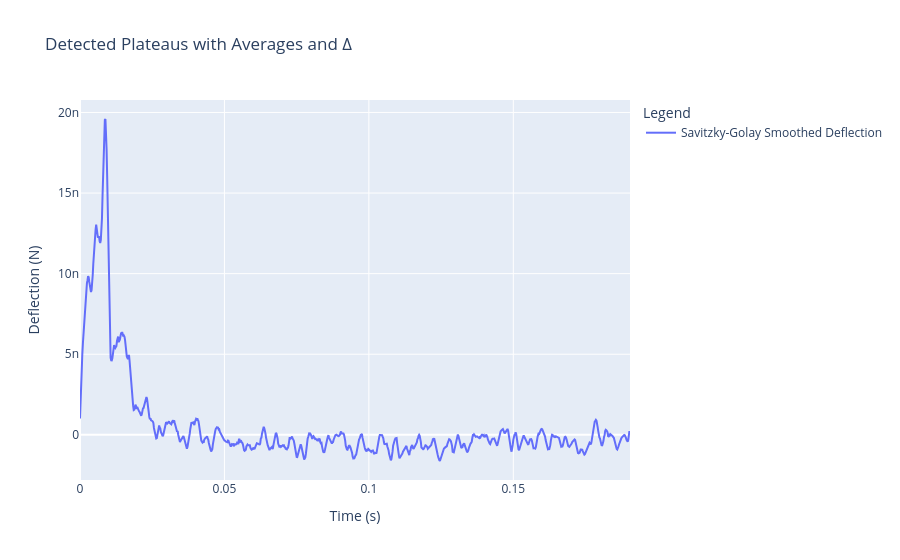

The code cell stored with this chart in its notebook:
### Markdown cell above
Plateau finder works by:
1. Define the smoothing parameter for `uniform_filter1d`, which will smooth the derivative of y (controlled by `dy_smooth`).
2. Apply Savitzky-Golay smoothing to dy/dx : `sav_window_length` defines the length of the window, and `sav_polyorder` sets the polynomial order. These are set in the `params` dictionary (e.g., `sav_window_length = 10`, `sav_polyorder = 1`).
3. Set the `pl_threshold` to define which peaks (in green), will be taken into the selection of "rupture/unfolding/untethering" events.
Set the plateau minimum width with `pl_min_width`, in terms of the x input's units

### Code cell
import plotly.graph_objects as go

# Prepare the figure
fig = go.Figure()

showDisplacementonX = False # False, will show time on x axis, else meters

if showDisplacementonX:
    rel_time = displacement


# 1. Add main signal trace (Savitzky-Golay smoothed)
fig.add_trace(go.Scatter(
    x=rel_time, y=defl_savitz,
    mode='lines',
    name='Savitzky-Golay Smoothed Deflection'
))

# 2. Add plateau markers with detailed hover info
for i, idx in enumerate(df_plat['plateau_avg_idx']):
    fig.add_trace(go.Scatter(
        x=[rel_time[idx]],
        y=[defl_savitz[idx]],
        mode='markers',
        marker=dict(size=10),
        name=f'Plateau {i}',
        hovertemplate=(
            f'Plat {i}<br>'
            f'Yavg = {df_plat["plateau_avg"].iloc[i]:.2e}<br>'
            f'ΔYavg = {df_plat["delta_avg"].iloc[i]:.2e}<br>'
            f'Δt = {df_plat["delta_time"].iloc[i]:.2e} s<br>'
            f'x̄(dy/dx) = {df_plat["mean dy/dx"].iloc[i]:.2e}<br>'
            f'MSE = {df_plat["plateau_MSE"].iloc[i]:.2e}<br>'
            '<extra></extra>'
        )
    ))

# 3. Overlay plateau rectangles + average and delta lines
colors = ['rgba(31,119,180,0.3)', 'rgba(255,127,14,0.3)', 'rgba(44,160,44,0.3)', 
          'rgba(214,39,40,0.3)', 'rgba(148,103,189,0.3)', 'rgba(140,86,75,0.3)', 
          'rgba(227,119,194,0.3)', 'rgba(127,127,127,0.3)', 'rgba(188,189,34,0.3)', 
          'rgba(23,190,207,0.3)']

shapes = []
for i, (start, end) in enumerate(plateaus):
    # Shaded rectangle
    shapes.append(
        dict(
            type="rect",
            xref="x", yref="paper",
            x0=rel_time[start], x1=rel_time[end-1],
            y0=0, y1=1,
            fillcolor=colors[i % len(colors)],
            line=dict(width=0),
            layer="below"
        )
    )

    # Horizontal average line
    plateau_avg = np.mean(defl_savitz[start:end])
    fig.add_trace(go.Scatter(
        x=[rel_time[start], rel_time[end-1]],
        y=[plateau_avg, plateau_avg],
        mode='lines',
        line=dict(color=colors[i % len(colors)].replace('0.3', '1.0'), width=2, dash='dash'),
        name=f'Avg Pl {i}: {plateau_avg:.2g}'
    ))

    # Vertical delta line from previous plateau
    if i > 0:
        prev_start, prev_end = plateaus[i-1]
        prev_avg = np.mean(defl_savitz[prev_start:prev_end])
        delta_x = rel_time[start]
        fig.add_trace(go.Scatter(
            x=[delta_x, delta_x],
            y=[prev_avg, plateau_avg],
            mode='lines',
            line=dict(color='black', width=1, dash='dot'),
            name=f'Δ {i-1}-{i}: {plateau_avg - prev_avg:.2g}'
        ))

if showDisplacementonX:
    xaxis_title = 'Displacement (m)'
else:
    xaxis_title = 'Time (s)'

# 4. Final layout
fig.update_layout(
    title='Detected Plateaus with Averages and Δ',
    xaxis_title=xaxis_title,
    yaxis_title='Deflection (N)',
    legend_title='Legend',
    shapes=shapes,
    showlegend=True
)

fig.show()

### Figure 1 — Plotly figure (JSON) as saved in the notebook; plotly's stock layout.template omitted (floating-point values rounded to 4 significant figures; data arrays with more than 128 entries replaced by an {"elided": "..."} marker saying what was removed)
{"data": [{"mode": "lines", "name": "Savitzky-Golay Smoothed Deflection", "type": "scatter", "x": {"elided": "953 float values"}, "y": {"elided": "953 float values"}}], "layout": {"legend": {"title": {"text": "Legend"}}, "showlegend": true, "title": {"text": "Detected Plateaus with Averages and Δ"}, "xaxis": {"title": {"text": "Time (s)"}}, "yaxis": {"title": {"text": "Deflection (N)"}}}}
